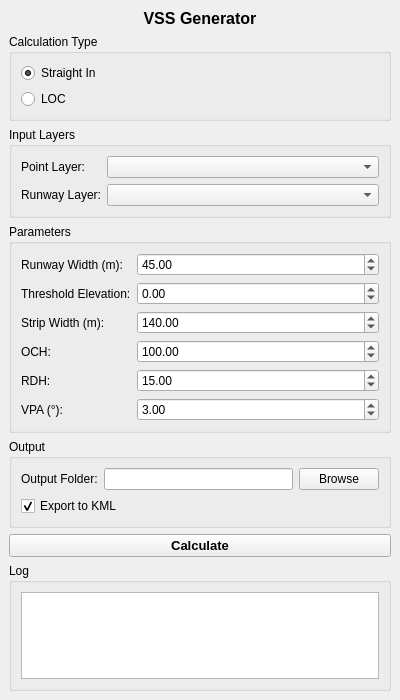
<?xml version="1.0" encoding="UTF-8"?>
<ui version="4.0">
 <class>QPANSOPYVSSDockWidget</class>
 <widget class="QDockWidget" name="QPANSOPYVSSDockWidget">
  <property name="geometry">
   <rect>
    <x>0</x>
    <y>0</y>
    <width>400</width>
    <height>700</height>
   </rect>
  </property>
  <property name="windowTitle">
   <string>QPANSOPY VSS</string>
  </property>
  <widget class="QWidget" name="dockWidgetContents">
   <layout class="QVBoxLayout" name="verticalLayout">
    <item>
     <widget class="QLabel" name="titleLabel">
      <property name="font">
       <font>
        <pointsize>12</pointsize>
        <weight>75</weight>
        <bold>true</bold>
       </font>
      </property>
      <property name="text">
       <string>VSS Generator</string>
      </property>
      <property name="alignment">
       <set>Qt::AlignCenter</set>
      </property>
     </widget>
    </item>
    <item>
     <widget class="QGroupBox" name="calculationTypeGroupBox">
      <property name="title">
       <string>Calculation Type</string>
      </property>
      <layout class="QVBoxLayout" name="verticalLayout_4">
       <item>
        <widget class="QRadioButton" name="straightInNPARadioButton">
         <property name="text">
          <string>Straight In</string>
         </property>
         <property name="checked">
          <bool>true</bool>
         </property>
        </widget>
       </item>
       <item>
        <widget class="QRadioButton" name="locRadioButton">
         <property name="text">
          <string>LOC</string>
         </property>
        </widget>
       </item>
      </layout>
     </widget>
    </item>
    <item>
     <widget class="QGroupBox" name="layersGroupBox">
      <property name="title">
       <string>Input Layers</string>
      </property>
      <layout class="QFormLayout" name="formLayout_2">
       <item row="0" column="0">
    <widget class="QLabel" name="pointLayerLabel">
     <property name="text">
      <string>Point Layer:</string>
     </property>
    </widget>
       </item>
       <item row="0" column="1">
        <widget class="QgsMapLayerComboBox" name="pointLayerComboBox"/>
       </item>
       <item row="1" column="0">
    <widget class="QLabel" name="runwayLayerLabel">
     <property name="text">
      <string>Runway Layer:</string>
     </property>
    </widget>
       </item>
       <item row="1" column="1">
        <widget class="QgsMapLayerComboBox" name="runwayLayerComboBox"/>
       </item>
      </layout>
     </widget>
    </item>
    <item>
     <widget class="QGroupBox" name="parametersGroupBox">
      <property name="title">
       <string>Parameters</string>
      </property>
      <layout class="QFormLayout" name="parametersFormLayout">
       <item row="0" column="0">
        <widget class="QLabel" name="rwyWidthLabel">
         <property name="text">
          <string>Runway Width (m):</string>
         </property>
        </widget>
       </item>
       <item row="0" column="1">
        <widget class="QDoubleSpinBox" name="rwyWidthSpinBox">
         <property name="minimum">
          <double>10.000000000000000</double>
         </property>
         <property name="maximum">
          <double>100.000000000000000</double>
         </property>
         <property name="value">
          <double>45.000000000000000</double>
         </property>
        </widget>
       </item>
       <item row="1" column="0">
        <widget class="QLabel" name="thrElevLabel">
         <property name="text">
          <string>Threshold Elevation:</string>
         </property>
        </widget>
       </item>
       <item row="1" column="1">
        <widget class="QDoubleSpinBox" name="thrElevSpinBox">
         <property name="minimum">
          <double>-100.000000000000000</double>
         </property>
         <property name="maximum">
          <double>5000.000000000000000</double>
         </property>
        </widget>
       </item>
       <item row="2" column="0">
        <widget class="QLabel" name="stripWidthLabel">
         <property name="text">
          <string>Strip Width (m):</string>
         </property>
        </widget>
       </item>
       <item row="2" column="1">
        <widget class="QDoubleSpinBox" name="stripWidthSpinBox">
         <property name="minimum">
          <double>50.000000000000000</double>
         </property>
         <property name="maximum">
          <double>300.000000000000000</double>
         </property>
         <property name="value">
          <double>140.000000000000000</double>
         </property>
        </widget>
       </item>
       <item row="3" column="0">
        <widget class="QLabel" name="ochLabel">
         <property name="text">
          <string>OCH:</string>
         </property>
        </widget>
       </item>
       <item row="3" column="1">
        <widget class="QDoubleSpinBox" name="ochSpinBox">
         <property name="minimum">
          <double>1.000000000000000</double>
         </property>
         <property name="maximum">
          <double>1000.000000000000000</double>
         </property>
         <property name="value">
          <double>100.000000000000000</double>
         </property>
        </widget>
       </item>
       <item row="4" column="0">
        <widget class="QLabel" name="rdhLabel">
         <property name="text">
          <string>RDH:</string>
         </property>
        </widget>
       </item>
       <item row="4" column="1">
        <widget class="QDoubleSpinBox" name="rdhSpinBox">
         <property name="minimum">
          <double>1.000000000000000</double>
         </property>
         <property name="maximum">
          <double>100.000000000000000</double>
         </property>
         <property name="value">
          <double>15.000000000000000</double>
         </property>
        </widget>
       </item>
       <item row="5" column="0">
        <widget class="QLabel" name="vpaLabel">
         <property name="text">
          <string>VPA (°):</string>
         </property>
        </widget>
       </item>
       <item row="5" column="1">
        <widget class="QDoubleSpinBox" name="vpaSpinBox">
         <property name="minimum">
          <double>1.000000000000000</double>
         </property>
         <property name="maximum">
          <double>10.000000000000000</double>
         </property>
         <property name="value">
          <double>3.000000000000000</double>
         </property>
        </widget>
       </item>
      </layout>
     </widget>
    </item>
    <item>
     <widget class="QGroupBox" name="outputGroupBox">
      <property name="title">
       <string>Output</string>
      </property>
      <layout class="QVBoxLayout" name="verticalLayout_2">
       <item>
        <layout class="QHBoxLayout" name="horizontalLayout">
         <item>
          <widget class="QLabel" name="outputFolderLabel">
           <property name="text">
            <string>Output Folder:</string>
           </property>
          </widget>
         </item>
         <item>
          <widget class="QLineEdit" name="outputFolderLineEdit"/>
         </item>
         <item>
          <widget class="QPushButton" name="browseButton">
           <property name="text">
            <string>Browse</string>
           </property>
          </widget>
         </item>
        </layout>
       </item>
       <item>
        <widget class="QCheckBox" name="exportKmlCheckBox">
         <property name="text">
          <string>Export to KML</string>
         </property>
         <property name="checked">
          <bool>true</bool>
         </property>
        </widget>
       </item>
      </layout>
     </widget>
    </item>
    <item>
     <widget class="QPushButton" name="calculateButton">
      <property name="font">
       <font>
        <pointsize>10</pointsize>
        <weight>75</weight>
        <bold>true</bold>
       </font>
      </property>
      <property name="text">
       <string>Calculate</string>
      </property>
     </widget>
    </item>
    <item>
     <widget class="QGroupBox" name="logGroupBox">
      <property name="title">
       <string>Log</string>
      </property>
      <layout class="QVBoxLayout" name="verticalLayout_3">
       <item>
    <widget class="QTextEdit" name="logTextEdit">
     <property name="readOnly">
      <bool>true</bool>
     </property>
    </widget>
       </item>
      </layout>
     </widget>
    </item>
   </layout>
  </widget>
 </widget>
 <customwidgets>
  <customwidget>
   <class>QgsMapLayerComboBox</class>
   <extends>QComboBox</extends>
   <header>qgsmaplayercombobox.h</header>
  </customwidget>
 </customwidgets>
 <resources/>
 <connections/>
</ui>
